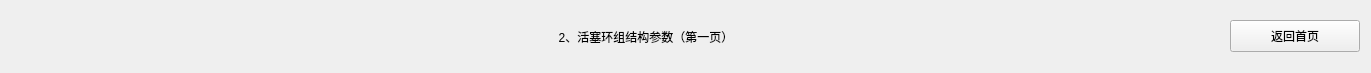
    <widget class="CardWidget" name="CardWidget_163">
     <property name="geometry">
      <rect>
       <x>20</x>
       <y>10</y>
       <width>1371</width>
       <height>73</height>
      </rect>
     </property>
     <property name="minimumSize">
      <size>
       <width>1361</width>
       <height>71</height>
      </size>
     </property>
     <layout class="QHBoxLayout" name="horizontalLayout_18">
      <item>
       <widget class="IconWidget" name="IconWidget_560">
        <property name="sizePolicy">
         <sizepolicy hsizetype="Fixed" vsizetype="Fixed">
          <horstretch>0</horstretch>
          <verstretch>0</verstretch>
         </sizepolicy>
        </property>
        <property name="minimumSize">
         <size>
          <width>51</width>
          <height>51</height>
         </size>
        </property>
        <property name="maximumSize">
         <size>
          <width>51</width>
          <height>51</height>
         </size>
        </property>
       </widget>
      </item>
      <item>
       <widget class="TitleLabel" name="TitleLabel_70">
        <property name="text">
         <string>2、活塞环组结构参数（第一页）</string>
        </property>
        <property name="alignment">
         <set>Qt::AlignCenter</set>
        </property>
       </widget>
      </item>
      <item>
       <widget class="PrimaryPushButton" name="PrimaryPushButton_80">
        <property name="minimumSize">
         <size>
          <width>130</width>
          <height>32</height>
         </size>
        </property>
        <property name="maximumSize">
         <size>
          <width>130</width>
          <height>32</height>
         </size>
        </property>
        <property name="text">
         <string>返回首页</string>
        </property>
       </widget>
      </item>
     </layout>
    </widget>
